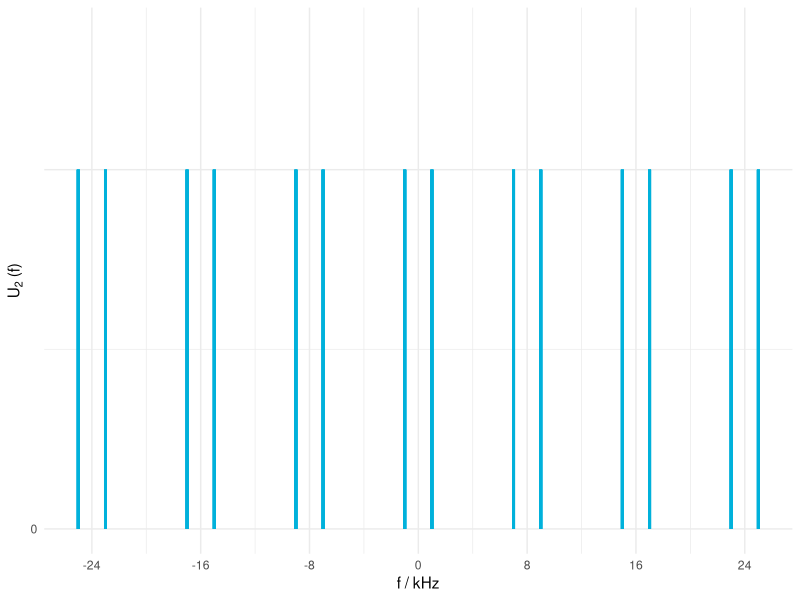

This figure's R source:
library(ggplot2)

outputName <- "1_2_dirac_convolution_8kHz.pdf"
pdfWidth   <- 10
pdfHeight  <- pdfWidth * 0.618


# signal parameters

cos_freq = 1000
signal_frequencies <- c(-cos_freq, cos_freq)
signal_amplitudes  <- c(1, 1)

signal <- data.frame(f = signal_frequencies, a = signal_amplitudes)


# dirac parameters

# number of diracs to display/2 (symmetrical around y axis)
num_of_diracs <- 3
sampling_frequency <- 8000

dirac_frequencies <- c()
dirac_amplitudes  <- c()

# Si amplitudes
#U2 <- 1
#T  <- 1/sampling_frequency
#tau <- 15 * 10^-6

#amplitudes <- function(n) {

#if(n == 0) { return( 2*U2 * tau/T ) }

# p <- abs( 2*U2 * tau/T * sin(pi * n * tau/T) / (n * pi * tau/T))

# print(p)

#}

for(i in (-num_of_diracs:num_of_diracs)) {

    dirac_frequencies <- c(dirac_frequencies, i*sampling_frequency)


    amp_value <- sampling_frequency
#    amp_value  <- amplitudes(i)
    dirac_amplitudes  <- c(dirac_amplitudes, amp_value)

}

dirac <- data.frame(f = dirac_frequencies, a = dirac_amplitudes)

# convolution / shifting

conv_frequencies <- c()
conv_amplitudes  <- c()

for(i in (-num_of_diracs:num_of_diracs)) { # diracs

    for(n in (1:length(signal$f))) { # signal

        conv_frequencies <- c(conv_frequencies, dirac$f[i] + signal$f[n] )

        conv_amplitudes  <- c(conv_amplitudes,  dirac$a[i] * signal$a[n] )

    }

}

conv <- data.frame(f = conv_frequencies, a = conv_amplitudes)


# plot
#---------------------------------------------
hsBlue  <- "#00b1db"
hsBlueA <- "#00b1db2F"

xlabel <- "f / kHz"
ylabel <- bquote("U"[2]~"(f)")
ybreaks <- seq(0, max(conv$a), sampling_frequency)

ylabels <- c(0, bquote("1/T"[a]))
#ylabels <- ybreaks

xlimits <- c(min(conv$f), max(conv$f))
xbreaks <- seq(min(min(dirac$f)), max(dirac$f), sampling_frequency)
xlabels <- xbreaks/1000 # to get kHz

ylimits <- c(0, sampling_frequency * 1.382)

p <- ggplot(data.frame(x=c(0,2)), aes(x=x)) +
    theme_minimal() +
#    ggtitle(bquote("f"["a"]~"= 10 kHz")) +
    theme(plot.title = element_text(colour = "#ced4da") ) +
    xlab(xlabel) +
    ylab(ylabel) +
    scale_y_continuous(limits = ylimits, breaks = ybreaks, labels=ylabels) +
    scale_x_continuous(limits = xlimits, breaks = xbreaks, labels=xlabels)
#    stat_function( fun = fun, n = 4000, linetype=2, color = hsBlueA) +
#    geom_point(color=hsBlue)

linewidth <- 1

for(i in 1:length(conv$f)) {

    p <- p + geom_segment(

                       x    = conv$f[i],
                       y    = 0,
                       xend = conv$f[i],
                       yend = conv$a[i],

                       color = hsBlue,
                       linetype = "solid", size = linewidth

                   )



}


pdf(outputName, pdfWidth, pdfHeight)
p
